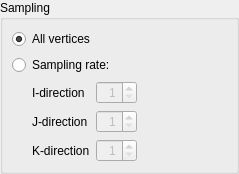
<?xml version="1.0" encoding="UTF-8"?>
<ui version="4.0">
 <class>Structured3dFilteringSettingEditWidget</class>
 <widget class="QWidget" name="Structured3dFilteringSettingEditWidget">
  <property name="geometry">
   <rect>
    <x>0</x>
    <y>0</y>
    <width>239</width>
    <height>152</height>
   </rect>
  </property>
  <property name="windowTitle">
   <string>Form</string>
  </property>
  <layout class="QVBoxLayout" name="verticalLayout">
   <property name="leftMargin">
    <number>0</number>
   </property>
   <property name="topMargin">
    <number>0</number>
   </property>
   <property name="rightMargin">
    <number>0</number>
   </property>
   <property name="bottomMargin">
    <number>0</number>
   </property>
   <item>
    <widget class="QGroupBox" name="samplingGroupBox">
     <property name="title">
      <string>Sampling</string>
     </property>
     <layout class="QVBoxLayout" name="verticalLayout_2">
      <item>
       <widget class="QRadioButton" name="samplingAllRadioButton">
        <property name="text">
         <string>All vertices</string>
        </property>
        <property name="checked">
         <bool>true</bool>
        </property>
       </widget>
      </item>
      <item>
       <widget class="QRadioButton" name="samplingSkipRadioButton">
        <property name="text">
         <string>Sampling rate:</string>
        </property>
       </widget>
      </item>
      <item>
       <layout class="QHBoxLayout" name="horizontalLayout">
        <item>
         <spacer name="horizontalSpacer_3">
          <property name="orientation">
           <enum>Qt::Horizontal</enum>
          </property>
          <property name="sizeType">
           <enum>QSizePolicy::Fixed</enum>
          </property>
          <property name="sizeHint" stdset="0">
           <size>
            <width>20</width>
            <height>20</height>
           </size>
          </property>
         </spacer>
        </item>
        <item>
         <layout class="QGridLayout" name="gridLayout">
          <item row="0" column="0">
           <widget class="QLabel" name="iSamplingRateLabel">
            <property name="text">
             <string>I-direction</string>
            </property>
           </widget>
          </item>
          <item row="0" column="1">
           <widget class="QSpinBox" name="iSamplingRateSpinBox">
            <property name="enabled">
             <bool>false</bool>
            </property>
            <property name="alignment">
             <set>Qt::AlignRight|Qt::AlignTrailing|Qt::AlignVCenter</set>
            </property>
            <property name="minimum">
             <number>1</number>
            </property>
            <property name="maximum">
             <number>99</number>
            </property>
           </widget>
          </item>
          <item row="1" column="0">
           <widget class="QLabel" name="jSamplingRateLabel">
            <property name="text">
             <string>J-direction</string>
            </property>
           </widget>
          </item>
          <item row="1" column="1">
           <widget class="QSpinBox" name="jSamplingRateSpinBox">
            <property name="enabled">
             <bool>false</bool>
            </property>
            <property name="alignment">
             <set>Qt::AlignRight|Qt::AlignTrailing|Qt::AlignVCenter</set>
            </property>
            <property name="minimum">
             <number>1</number>
            </property>
            <property name="maximum">
             <number>99</number>
            </property>
           </widget>
          </item>
          <item row="2" column="0">
           <widget class="QLabel" name="kSamplingRateLabel">
            <property name="text">
             <string>K-direction</string>
            </property>
           </widget>
          </item>
          <item row="2" column="1">
           <widget class="QSpinBox" name="kSamplingRateSpinBox">
            <property name="enabled">
             <bool>false</bool>
            </property>
            <property name="alignment">
             <set>Qt::AlignRight|Qt::AlignTrailing|Qt::AlignVCenter</set>
            </property>
            <property name="minimum">
             <number>1</number>
            </property>
            <property name="maximum">
             <number>99</number>
            </property>
           </widget>
          </item>
         </layout>
        </item>
        <item>
         <spacer name="horizontalSpacer_5">
          <property name="orientation">
           <enum>Qt::Horizontal</enum>
          </property>
          <property name="sizeHint" stdset="0">
           <size>
            <width>40</width>
            <height>20</height>
           </size>
          </property>
         </spacer>
        </item>
       </layout>
      </item>
     </layout>
    </widget>
   </item>
  </layout>
 </widget>
 <resources/>
 <connections>
  <connection>
   <sender>samplingSkipRadioButton</sender>
   <signal>toggled(bool)</signal>
   <receiver>iSamplingRateSpinBox</receiver>
   <slot>setEnabled(bool)</slot>
   <hints>
    <hint type="sourcelabel">
     <x>150</x>
     <y>89</y>
    </hint>
    <hint type="destinationlabel">
     <x>147</x>
     <y>245</y>
    </hint>
   </hints>
  </connection>
  <connection>
   <sender>samplingSkipRadioButton</sender>
   <signal>toggled(bool)</signal>
   <receiver>jSamplingRateSpinBox</receiver>
   <slot>setEnabled(bool)</slot>
   <hints>
    <hint type="sourcelabel">
     <x>255</x>
     <y>89</y>
    </hint>
    <hint type="destinationlabel">
     <x>254</x>
     <y>245</y>
    </hint>
   </hints>
  </connection>
  <connection>
   <sender>samplingSkipRadioButton</sender>
   <signal>toggled(bool)</signal>
   <receiver>kSamplingRateSpinBox</receiver>
   <slot>setEnabled(bool)</slot>
   <hints>
    <hint type="sourcelabel">
     <x>333</x>
     <y>86</y>
    </hint>
    <hint type="destinationlabel">
     <x>337</x>
     <y>233</y>
    </hint>
   </hints>
  </connection>
 </connections>
</ui>
